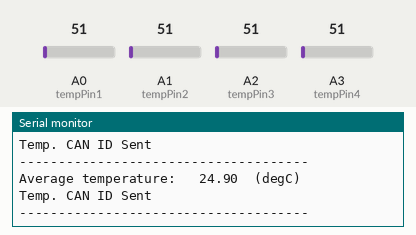
Recording of a sketch running on a simulated Arduino Uno, built with avr-gcc and run on an emulated ATmega328P. Shown: the last lines printed to the serial monitor. Inputs (shaded band) come from the test bench; at power-on: A0 (tempPin1) = 51, A1 (tempPin2) = 51, A2 (tempPin3) = 51, A3 (tempPin4) = 51.

Above: at 1.9 s.
2.0 s: A0 (tempPin1) set to 61
At 3.0 s:
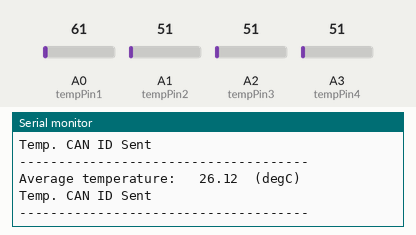
3.5 s: A1 (tempPin2) set to 61
At 4.8 s:
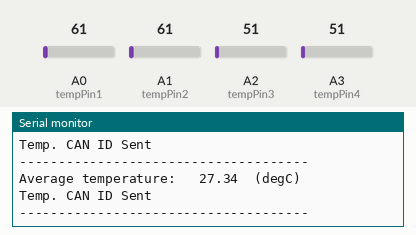
5.0 s: A2 (tempPin3) set to 61
At 5.9 s:
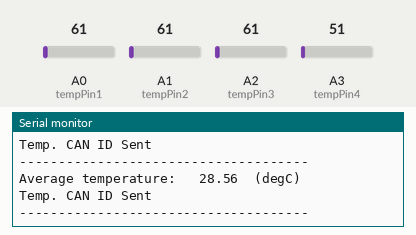
6.5 s: A3 (tempPin4) set to 61
At 7.8 s:
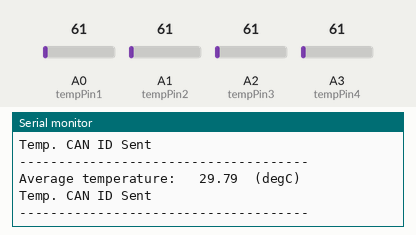
8.0 s: A0 (tempPin1) set to 71
At 9.2 s:
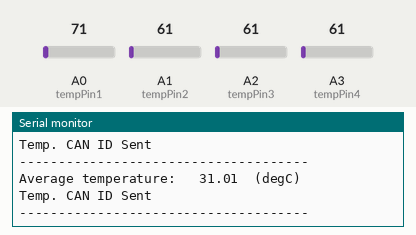
9.5 s: A1 (tempPin2) set to 71
At 11.0 s:
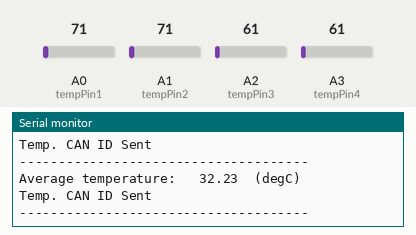
Timing chart, 0 to 12.0 s (numbered marks = the images above; inputs shaded):
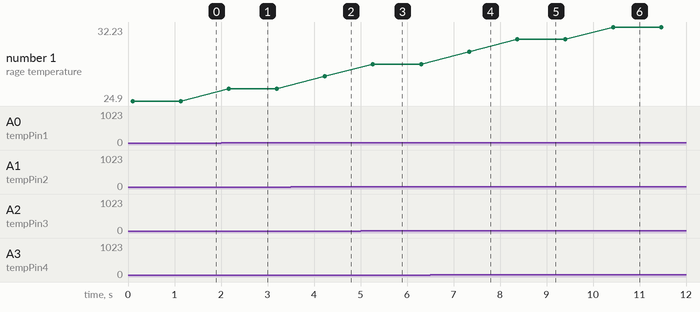

The sketch:

Temperature_Sensor_LM35_withCAN_v1.2.ino
```cpp
/*******************************************************************************
- Temperature Measurements with Multiple (4) Analog LM35 Sensors
- Version 1.2
- Programme by Jerico Magtaan
- Last Edited on 27/04/20
*******************************************************************************/
/*
 * Four analog LM35 sensors are used to measure temperature, this version
 * contains code that sends temp. values over CAN bus.

 * The wiring for the LM35 sensors are connected as followed:
- Pin 1 (Vs) of LM35 sensors can be supplied 4 to 20V (5V from Arduino)
- Pin 2 (Vout) of LM35 sensors can be connected to any analog pin of Arduino
- Pin 3 (GND) of LM35 sensors can be connected to a common ground

 * Arduino connected to MCP2515 module via SPI and 5V for CAN bus:
- Pin D10 of Arduino to CS of MCP2515 module
- Pin D11 of Arduino to SI of MCP2515 module
- Pin D12 of Arduino to SO of MCP2515 module
- Pin D13 of Arduino to SCK of MCP2515 module
- GND pin of Arduino to common ground

 * MCP2515 module connections:
- Pin Vcc of MCP2515 can be supplied 5V from Arduino
- GND pin of MCP2515 to common ground
*******************************************************************************/


/************* Import all needed libraries needed by the Arduino **************/
#include <SPI.h>            // Library used for SPI communication for the CAN module.
#include <mcp_can.h>        // Library used for CAN bus communication.

/*************** Declare pins that will be used on the Arduino ***************/
MCP_CAN CAN(10);            // Digital pin 10 used as default chip select (CS) pin for SPI communication.
int tempPin1 = A0;          // Analog pin 0 connected to LM35 temperature sensor.
int tempPin2 = A1;          // Analog pin 1 connected to LM35 temperature sensor.
int tempPin3 = A2;          // Analog pin 2 connected to LM35 temperature sensor.
int tempPin4 = A3;          // Analog pin 3 connected to LM35 temperature sensor.

/************ Declare variables that will be used on the Arduino *************/
float tempC1;       // Variable storing analog measurement from sensor at pin A0.
float tempC2;       // Variable storing analog measurement from sensor at pin A1.
float tempC3;       // Variable storing analog measurement from sensor at pin A2.
float tempC4;       // Variable storing analog measurement from sensor at pin A3.
float tempdegC1;    // Variable storing digital measurement from sensor at pin A0.
float tempdegC2;    // Variable storing digital measurement from sensor at pin A1.
float tempdegC3;    // Variable storing digital measurement from sensor at pin A2.
float tempdegC4;    // Variable storing digital measurement from sensor at pin A3.
float BMSTemp;      // Variable storing averaged digital measurement from all sensors.


/*********************** Void setup allows to run once ***********************/
void setup ()
{

  // Begin serial communication:
  Serial.begin(9600);
  Serial.print("| LM35 Sensor Measurements Started |");

  // Begin CAN bus communication using the CAN bus shield at 100KBPS:
  START_INIT:

    if(CAN_OK == CAN.begin(CAN_100KBPS))
    {
        Serial.println("CAN BUS Shield init ok!");
        Serial.println("-------------------------------------");
    }

    else
    {
        Serial.println("CAN BUS Shield failed to start");
        Serial.println("Initialize CAN BUS Shield again");
        Serial.println("-------------------------------------");
        goto START_INIT;
        delay(1000);
    }

}
/********************************* End setup *********************************/


/******************* Void loop allows to run continuously ********************/
void loop()
{

  tempC1 = analogRead(tempPin1);                // Read from A0 (analog value).
  tempdegC1 = (5.0 * tempC1 * 100.0) / 1024.0;  // A0 temp. conversion to digital.
  tempC2 = analogRead(tempPin2);                // Read from A1 (analog value).
  tempdegC2 = (5.0 * tempC2 * 100.0) / 1024.0;  // A1 temp. conversion to digital.
  tempC3 = analogRead(tempPin3);                // Read from A2 (analog value).
  tempdegC3 = (5.0 * tempC3 * 100.0) / 1024.0;  // A2 temp. conversion to digital.
  tempC4 = analogRead(tempPin4);                // Read from A3 (analog value).
  tempdegC4 = (5.0 * tempC4 * 100.0) / 1024.0;  // A3 temp. conversion to digital.

  BMSTemp = (tempdegC1 + tempdegC2 + tempdegC3 + tempdegC4)/4;  // Averaged temp. calculation stored in BMSTemp.

  // Print averaged temperature to serial monitor:
  Serial.print("Average temperature:   ");
  Serial.print(BMSTemp);
  Serial.print("  (degC)");
  Serial.println();

  // Use the CAN bus library to send the value stored in BMSTemp over CAN bus with an address
  // of 0x2, this address can be changed i.e. 0x3, 0xD1, etc...
  CAN.sendMsgBuf(0x2, 0, 2, (const byte *) &BMSTemp);
  Serial.println("Temp. CAN ID Sent");
  Serial.println("-------------------------------------");
  delay(1000);      // 1 second delay.

}
/**************************** End main loop***********************************/
```

Measured:
- after the input at 2.0 s, the serial monitor: prints a new line after 0.17 s (image 1)
- after the input at 3.5 s, the serial monitor: prints a new line after 0.74 s (image 2)
- after the input at 5.0 s, the serial monitor: prints a new line after 0.27 s (image 3)
- after the input at 6.5 s, the serial monitor: prints a new line after 0.83 s (image 4)
- after the input at 8.0 s, the serial monitor: prints a new line after 0.37 s (image 5)
- after the input at 9.5 s, the serial monitor: prints a new line after 0.93 s (image 6)
- plotted number 1: 24.9 → 26.12 after the input at 2.0 s, 26.12 → 27.34 after the input at 3.5 s, 27.34 → 28.56 after the input at 5.0 s, 28.56 → 29.79 after the input at 6.5 s, 29.79 → 31.01 after the input at 8.0 s
